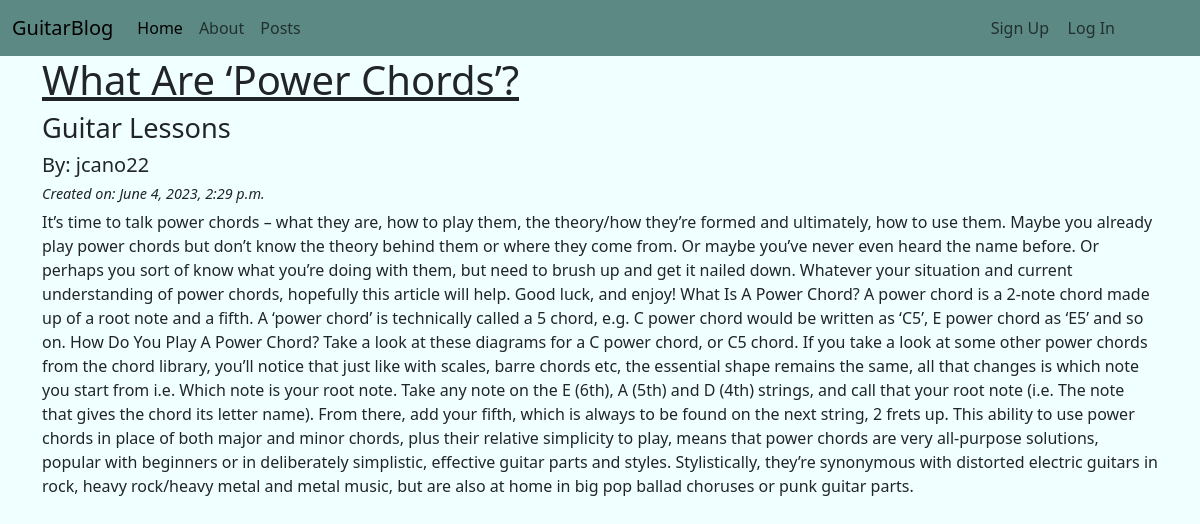
The page /posts/7/ on the database its author committed.
### posts/models.py (models this page shows, shortened)
class Post(models.Model):
    title = models.CharField(max_length=128)
    subtitle = models.CharField(max_length=256)
    body = models.TextField()
    author = models.ForeignKey(
        get_user_model(),
        on_delete=models.CASCADE
    )
    created_on = models.DateTimeField(auto_now_add=True)
    status = models.ForeignKey(
        Status,
        on_delete=models.CASCADE,
        blank=True, null=True
    )

### posts/views.py (the view)
# urls.py: path("<int:pk>/", views.PostDetailView.as_view(), name="detail"),
class PostDetailView(DetailView):
    template_name = "posts/detail.html"
    model = Post

### templates/posts/detail.html (shortened to what this page needs)
{% extends 'base.html' %}
{% block content %}
<div class="container detailCont">
    <h1>{{ post.title }}</h1>
    <h2>{{ post.subtitle }}</h2>
    <h5>By: {{ post.author }}</h5>
    <h6>Created on: {{ post.created_on }}</h6>
    <p>{{ post.body }}</p>
</div>
{% endblock content %}

### static/css/baseStyle.css (style rules this page uses)
* { padding: 0; margin: 0; }
body { background-color: azure; }
.detailCont h1 { text-decoration: underline; }
.detailCont h2 { font-size: 1.7rem; }
.detailCont h6 { font-style: italic; font-size: .9rem; }

### rows shown on the page
Post: title "What Are ‘Power Chords’?", subtitle "Guitar Lessons", author "jcano22", created_on "June 4, 2023, 2:29 p.m.", body "It’s time to talk power chords – what they are, how to play them, the theory/how they’re formed and ultimately, how to use them. Maybe you already play power chords but don’t know the theory behind them or where they come from. Or maybe you’ve never even heard the name before. Or perhaps you sort of know what you’re doing with them, but need to brush up and get it nailed down. Whatever your situation and current understanding of power chords, hopefully this article will help. Good luck, and enjoy! What Is A Power Chord? A power chord is a 2-note chord made up of a root note and a fifth. A ‘power chord’ is technically called a 5 chord, e.g. C power chord would be written as ‘C5’, E power…"
